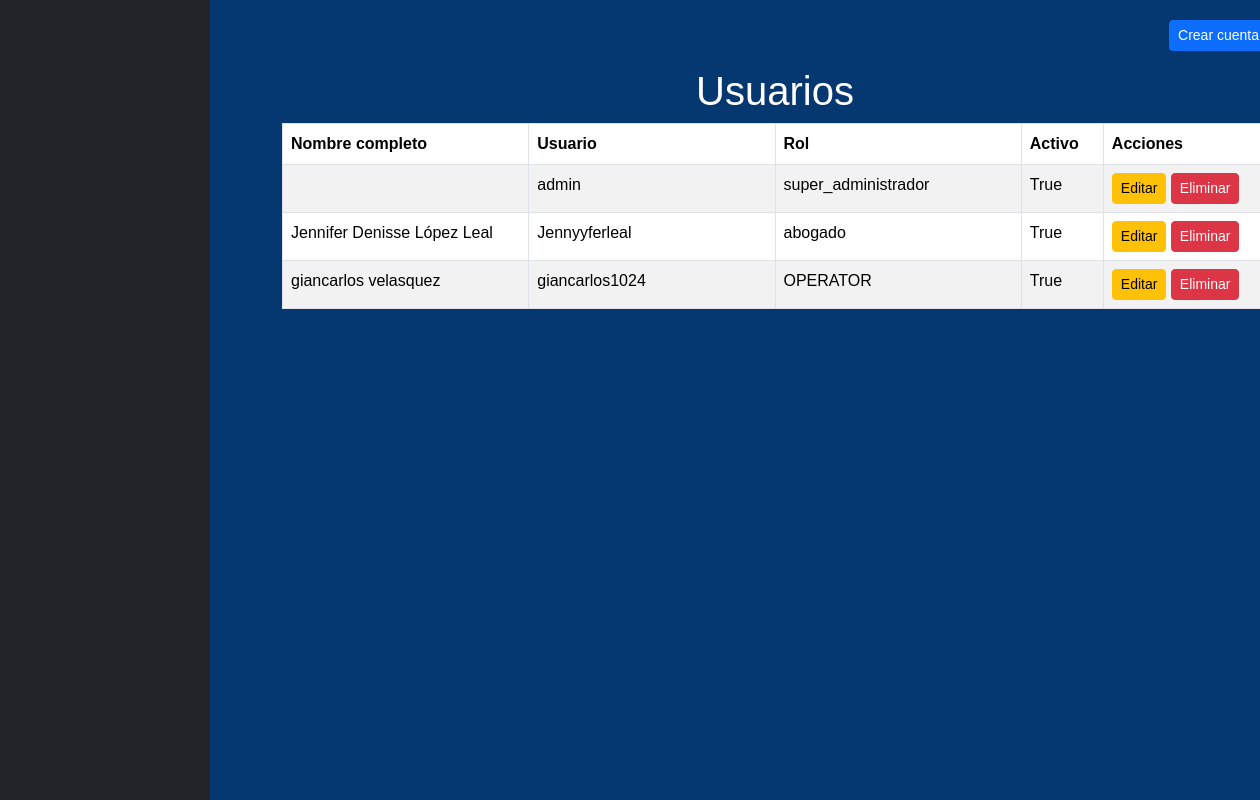
/user-list/, run on the app's committed database.
### Administration/models.py (models this page shows, shortened)
class CustomUser(AbstractUser):
    ROLE_CHOICES = [
        ('SUPER_ADMINISTRADOR', 'super_administrador'),
        ('ABOGADO', 'abogado'),
    ]
    role = models.CharField(max_length=19, choices=ROLE_CHOICES, default='ABOGADO')

### Administration/views.py (the view)
# urls.py: path('user-list/', UserListView.as_view(), name='user-list'),
class UserListView(ListView):
    model = CustomUser
    template_name = 'user-list.html'
    context_object_name = 'users'

### Administration/templates/user-list.html
{% extends 'layout.html' %}
{% load widget_tweaks %}
{% block content %}
<div class="container">
  <div class="mb-3 text-end">
    <a href="{% url 'create-account' %}" class="btn btn-primary btn-sm">
      Crear cuenta
    </a>
  </div>
  <h1 class="text-center">Usuarios</h1>
  <div class="table-responsive">
    <table class="table table-striped table-bordered table-hover">
      <thead class="thead-dark">
        <tr>
          <th class="col-3">Nombre completo</th>
          <th class="col-3">Usuario</th>
          <th class="col-3">Rol</th>
          <th class="col-1">Activo</th>
          <th class="col-2">Acciones</th>
        </tr>
      </thead>
      <tbody>
        {% for user in users %}
        <tr>
          <td class="col-3">{{ user.first_name }} {{ user.last_name }}</td>
          <td class="col-3">{{ user.username }}</td>
          <td class="col-3">{{ user.get_role_display }}</td>
          <td class="col-1">{{ user.is_active }}</td>
          <td class="col-2">
            <a href="{% url 'edit-user' user.pk %}" class="btn btn-warning btn-sm">Editar</a>
            <a href="{% url 'user-confirm-delete' user.pk %}" class="btn btn-danger btn-sm">Eliminar</a>
          </td>
        </tr>
        {% empty %}
        <tr>
          <td colspan="3">No hay usuarios disponibles.</td>
        </tr>
        {% endfor %}
      </tbody>
    </table>
  </div>
</div>
{% endblock %}

### Dashboard/templates/layout.html (shortened to what this page needs)
<!DOCTYPE html>
<html lang="en">
<head>
  <link href="https://cdn.jsdelivr.net/npm/bootstrap@5.3.3/dist/css/bootstrap.min.css" rel="stylesheet"
>
</head>
<body>
  <div class="container-fluid">
    <div class="row">
      <nav class="col-md-2 bg-dark sidebar">
      </nav>
      <main role="main" class="col-md-9 ml-sm-auto col-lg-10 content">
        {% block content %}
        {% endblock %}
      </main>
    </div>
  </div>
</body>
</html>

### Dashboard/templates/layout.html (style rules this page uses)
body { font-family: 'Arial', sans-serif; background-color: #053770; height: 100vh; margin: 0; display: flex; flex-direction: column; }
.container-fluid { flex: 1; background-color: #053770; }
.row { height: 100%; }
.sidebar { height: 100vh; position: fixed; top: 0; bottom: 0; left: 0; background-color: #053770; }
.content { margin-left: 250px; padding: 20px; height: 100%; background-color: #053770; color: #fff; }

### data on the page
CustomUser: username "admin", role "super_administrador", is_active "True"
CustomUser: first_name "Jennifer Denisse", last_name "López Leal", username "Jennyyferleal", role "abogado", is_active "True"
CustomUser: first_name "giancarlos", last_name "velasquez", username "giancarlos1024", role "OPERATOR", is_active "True"
